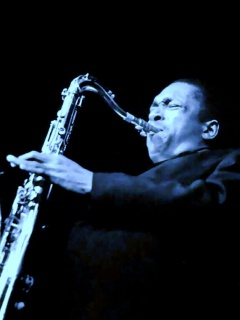
#> input picture src/coltrane.jpg, 240 x 320 px
$ python brightness.py 5
#> lines starting #> are read from the running program, lines starting #| are printed output that depends on the picture
#!/usr/bin/python

import numpy as np
import cv2

from time import clock
import sys


if __name__ == '__main__':


    im = cv2.imread('coltrane.jpg')
#> im is the input picture: shape (320, 240, 3); mean B, G, R 35, 27, 19.7

    mul_im = cv2.multiply(im,np.array([float(3)]))
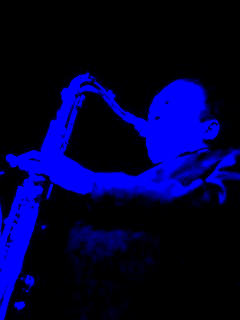
#> mul_im: shape (320, 240, 3); mean B, G, R 53.5, 0, 0

    #add 2**(user input) values to every pixel of the array
    new_im = cv2.add(mul_im, np.array([2**(int(sys.argv[1]))]))
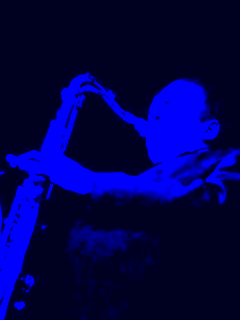
#> new_im: shape (320, 240, 3); mean B, G, R 80.4, 0, 0


    cv2.imshow('original_image', im)
    cv2.imshow('new_image', new_im)

    cv2.waitKey(4000)
    cv2.destroyAllWindows()
